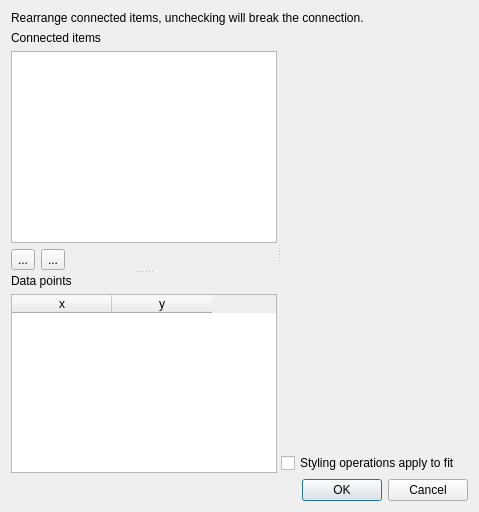
<?xml version="1.0" encoding="UTF-8"?>
<ui version="4.0">
 <class>metaItemProperties</class>
 <widget class="QDialog" name="metaItemProperties">
  <property name="geometry">
   <rect>
    <x>0</x>
    <y>0</y>
    <width>479</width>
    <height>512</height>
   </rect>
  </property>
  <property name="sizePolicy">
   <sizepolicy hsizetype="Preferred" vsizetype="Fixed">
    <horstretch>0</horstretch>
    <verstretch>0</verstretch>
   </sizepolicy>
  </property>
  <property name="windowTitle">
   <string>Connected Items</string>
  </property>
  <layout class="QVBoxLayout" name="verticalLayout_4">
   <item>
    <widget class="QLabel" name="label">
     <property name="text">
      <string>Rearrange connected items, unchecking will break the connection.</string>
     </property>
    </widget>
   </item>
   <item>
    <widget class="QSplitter" name="plotListSplitter">
     <property name="orientation">
      <enum>Qt::Horizontal</enum>
     </property>
     <widget class="QSplitter" name="splitter">
      <property name="orientation">
       <enum>Qt::Vertical</enum>
      </property>
      <widget class="QWidget" name="layoutWidget">
       <layout class="QVBoxLayout" name="verticalLayout_2">
        <item>
         <widget class="QLabel" name="label_2">
          <property name="text">
           <string>Connected items</string>
          </property>
          <property name="buddy">
           <cstring>connectedItemsList</cstring>
          </property>
         </widget>
        </item>
        <item>
         <widget class="QListWidget" name="connectedItemsList">
          <property name="sizePolicy">
           <sizepolicy hsizetype="MinimumExpanding" vsizetype="MinimumExpanding">
            <horstretch>0</horstretch>
            <verstretch>0</verstretch>
           </sizepolicy>
          </property>
          <property name="selectionMode">
           <enum>QAbstractItemView::ContiguousSelection</enum>
          </property>
         </widget>
        </item>
        <item>
         <layout class="QHBoxLayout" name="horizontalLayout">
          <item>
           <widget class="QToolButton" name="moveUpButton">
            <property name="text">
             <string>...</string>
            </property>
           </widget>
          </item>
          <item>
           <widget class="QToolButton" name="moveDownButton">
            <property name="text">
             <string>...</string>
            </property>
           </widget>
          </item>
          <item>
           <spacer name="horizontalSpacer">
            <property name="orientation">
             <enum>Qt::Horizontal</enum>
            </property>
            <property name="sizeHint" stdset="0">
             <size>
              <width>40</width>
              <height>20</height>
             </size>
            </property>
           </spacer>
          </item>
         </layout>
        </item>
       </layout>
      </widget>
      <widget class="QWidget" name="layoutWidget">
       <layout class="QVBoxLayout" name="verticalLayout_3">
        <item>
         <widget class="QLabel" name="dataPointsLabel">
          <property name="text">
           <string>Data points</string>
          </property>
          <property name="buddy">
           <cstring>dataTable</cstring>
          </property>
         </widget>
        </item>
        <item>
         <widget class="QTableWidget" name="dataTable">
          <property name="columnCount">
           <number>2</number>
          </property>
          <attribute name="horizontalHeaderVisible">
           <bool>true</bool>
          </attribute>
          <column>
           <property name="text">
            <string>x</string>
           </property>
          </column>
          <column>
           <property name="text">
            <string>y</string>
           </property>
          </column>
         </widget>
        </item>
       </layout>
      </widget>
     </widget>
     <widget class="QWidget" name="layoutWidget">
      <layout class="QVBoxLayout" name="verticalLayout">
       <item>
        <widget class="QwtPlot" name="itemPreview"/>
       </item>
       <item>
        <widget class="QwtPlot" name="metaPlot"/>
       </item>
       <item>
        <widget class="QCheckBox" name="styleFit">
         <property name="enabled">
          <bool>true</bool>
         </property>
         <property name="text">
          <string>Styling operations apply to fit</string>
         </property>
        </widget>
       </item>
      </layout>
     </widget>
    </widget>
   </item>
   <item>
    <widget class="QDialogButtonBox" name="buttonBox">
     <property name="standardButtons">
      <set>QDialogButtonBox::Cancel|QDialogButtonBox::Ok</set>
     </property>
    </widget>
   </item>
  </layout>
 </widget>
 <customwidgets>
  <customwidget>
   <class>QwtPlot</class>
   <extends>QFrame</extends>
   <header>qwt_plot.h</header>
  </customwidget>
 </customwidgets>
 <resources/>
 <connections>
  <connection>
   <sender>buttonBox</sender>
   <signal>accepted()</signal>
   <receiver>metaItemProperties</receiver>
   <slot>accept()</slot>
   <hints>
    <hint type="sourcelabel">
     <x>482</x>
     <y>307</y>
    </hint>
    <hint type="destinationlabel">
     <x>202</x>
     <y>301</y>
    </hint>
   </hints>
  </connection>
  <connection>
   <sender>buttonBox</sender>
   <signal>rejected()</signal>
   <receiver>metaItemProperties</receiver>
   <slot>reject()</slot>
   <hints>
    <hint type="sourcelabel">
     <x>492</x>
     <y>311</y>
    </hint>
    <hint type="destinationlabel">
     <x>292</x>
     <y>307</y>
    </hint>
   </hints>
  </connection>
 </connections>
 <slots>
  <slot>selectionChanged()</slot>
 </slots>
</ui>
